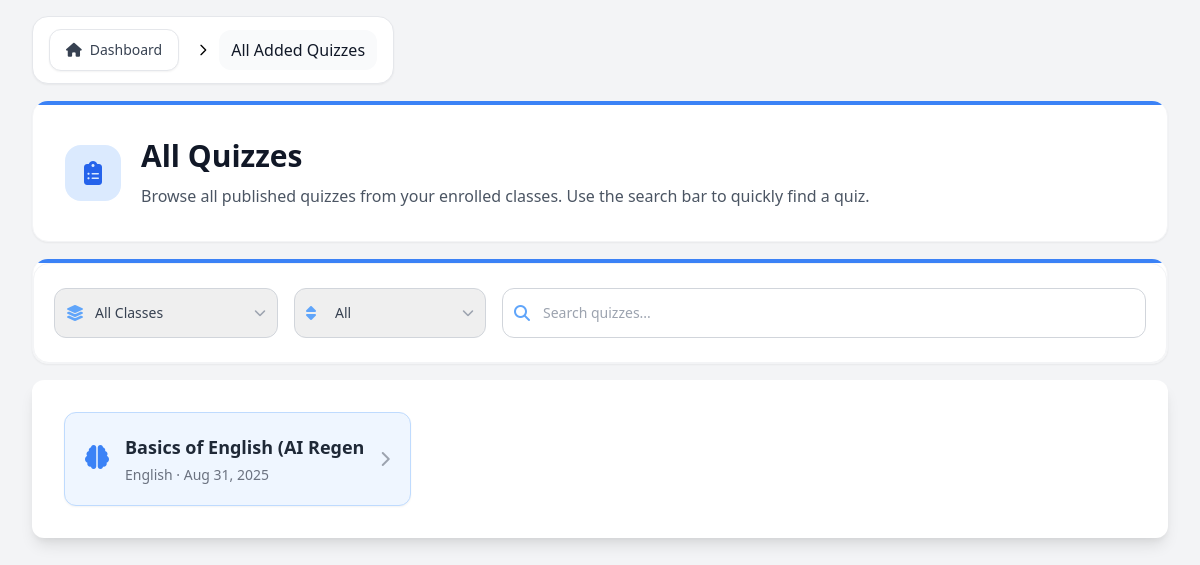
Screenshot of /Students/Contents/Pages/dashboardAllQuizzes.php (signed in) with the database file from the repository.
### tables this page shows
CREATE TABLE `quizzes_tb` (
  `quiz_id` int(11) NOT NULL,
  `class_id` int(11) NOT NULL,
  `th_id` varchar(255) NOT NULL,
  `quiz_title` varchar(255) NOT NULL,
  `quiz_description` text DEFAULT NULL,
  `quiz_topic` varchar(255) DEFAULT NULL,
  `time_limit` int(11) NOT NULL DEFAULT 30,
  `points_per_question` int(11) NOT NULL DEFAULT 1,
  `shuffle_questions` tinyint(1) NOT NULL DEFAULT 0,
  `show_results` tinyint(1) NOT NULL DEFAULT 1,
  `allow_retakes` tinyint(1) NOT NULL DEFAULT 0,
  `status` enum('draft','published','archived') NOT NULL DEFAULT 'draft',
  `created_at` timestamp NOT NULL DEFAULT current_timestamp(),
  `updated_at` timestamp NOT NULL DEFAULT current_timestamp() ON UPDATE current_timestamp(),
  `parent_quiz_id` int(11) DEFAULT NULL,
  `quiz_type` varchar(50) DEFAULT 'manual'
);

CREATE TABLE `teacher_classes_tb` (
  `class_id` int(11) NOT NULL,
  `th_id` varchar(255) NOT NULL,
  `class_name` varchar(255) NOT NULL,
  `class_code` varchar(10) NOT NULL,
  `class_description` text DEFAULT NULL,
  `grade_level` varchar(20) NOT NULL,
  `strand` varchar(50) DEFAULT NULL,
  `status` enum('active','inactive','archived') NOT NULL DEFAULT 'active',
  `created_at` timestamp NOT NULL DEFAULT current_timestamp(),
  `updated_at` timestamp NOT NULL DEFAULT current_timestamp() ON UPDATE current_timestamp()
);

### Students/Functions/studentDashboardFunction.php (called while the page is built, shortened)
<?php
include_once '../../../Connection/conn.php';
$user_email = $_SESSION['user_email'];
$studentId = null;
$query = "SELECT st_id FROM students_profiles_tb WHERE st_email = ?";
$stmt = $conn->prepare($query);
$stmt->bind_param("s", $user_email);
$stmt->execute();
$result = $stmt->get_result();
if ($result->num_rows > 0) {
    $row = $result->fetch_assoc();
    $studentId = $row['st_id'];
}
function getSubjectFromClassName($className) {
    $classNameLower = strtolower($className);
    $subjectKeywords = [
        'english' => 'English',
        'math' => 'Math',
        'science' => 'Science',
        'history' => 'History',
        'arts' => 'Arts',
        'pe' => 'PE',
        'ict' => 'ICT',
        'home economics' => 'Home Economics',
    ];
    foreach ($subjectKeywords as $keyword => $subject) {
        if (strpos($classNameLower, $keyword) !== false) {
            return $subject;
        }
    }
    return 'Default';
}
$enrolledClasses = [];
if ($studentId) {
    $classQuery = "SELECT DISTINCT
                       tc.*,
                       (SELECT COUNT(DISTINCT ce.st_id) FROM class_enrollments_tb ce WHERE ce.class_id = tc.class_id AND ce.status = 'active') AS student_count,
                       (SELECT COUNT(q.quiz_id) FROM quizzes_tb q WHERE q.class_id = tc.class_id AND q.status = 'published' AND q.quiz_type != '1') AS quiz_count
                   FROM teacher_classes_tb tc
                   INNER JOIN class_enrollments_tb ce_main ON tc.class_id = ce_main.class_id
                   WHERE ce_main.st_id = ? AND tc.status = 'active'
                   ORDER BY tc.created_at DESC";
    $classStmt = $conn->prepare($classQuery);
    $classStmt->bind_param("s", $studentId);
    $classStmt->execute();
    $classResult = $classStmt->get_result();
    while ($class = $classResult->fetch_assoc()) {
        $class['class_subject'] = getSubjectFromClassName($class['class_name']);
        $enrolledClasses[] = $class;
    }
}
if ($studentId) {
    $classIds = [];
    foreach ($enrolledClasses as $class) {
        $classIds[] = $class['class_id'];
    }
    if (!empty($classIds)) {
        $classIdsStr = implode(',', array_map('intval', $classIds));
    }
}
if (!empty($classIds)) {
    $studentId = $_SESSION['st_id'] ?? null;
}
if (!empty($classIds)) {
    $baseQuizQuery = "SELECT q.quiz_id, q.quiz_title, q.class_id, q.created_at, tc.class_name, q.quiz_type, q.parent_quiz_id
                  FROM quizzes_tb q
                  JOIN teacher_classes_tb tc ON q.class_id = tc.class_id
                  WHERE q.class_id IN ($classIdsStr) AND q.status = 'published' AND q.quiz_type != '1'
                  ORDER BY q.created_at DESC
                  LIMIT 10";
    $baseQuizResult = $conn->query($baseQuizQuery);
    $baseQuizzes = [];
    while ($quiz = $baseQuizResult->fetch_assoc()) {
        $baseQuizzes[] = $quiz;
    }
    $studentAttemptedQuizzesQuery = "
        SELECT DISTINCT quiz_id FROM quiz_attempts_tb
        WHERE st_id = ? AND status = 'completed'
    ";
    $attemptedStmt = $conn->prepare($studentAttemptedQuizzesQuery);
    $attemptedStmt->bind_param("s", $studentId);
    $attemptedStmt->execute();
    $attemptedResult = $attemptedStmt->get_result();
    $attemptedQuizIds = [];
    while ($row = $attemptedResult->fetch_assoc()) {
        $attemptedQuizIds[] = $row['quiz_id'];
    }
    foreach ($baseQuizzes as $baseQuiz) {
        $originalQuizId = $baseQuiz['quiz_id'];
        $aiVersionsQuery = "
            SELECT q.quiz_id FROM quizzes_tb q
            WHERE q.parent_quiz_id = ? AND q.quiz_type = '1' AND q.status = 'published'
            ORDER BY q.created_at DESC
        ";
        $aiVersionsStmt = $conn->prepare($aiVersionsQuery);
        $aiVersionsStmt->bind_param("i", $originalQuizId);
        $aiVersionsStmt->execute();
        $aiVersionsResult = $aiVersionsStmt->get_result();
        $aiVersionIds = [];
        while ($version = $aiVersionsResult->fetch_assoc()) {
            $aiVersionIds[] = $version['quiz_id'];
        }
        $checkedIds = [$originalQuizId];
        $quizChainIds = $aiVersionIds;
        while (!empty($quizChainIds)) {
            $currentId = array_shift($quizChainIds);
            $checkedIds[] = $currentId;
            $childrenQuery = "
                SELECT quiz_id FROM quizzes_tb
                WHERE parent_quiz_id = ? AND quiz_type = '1' AND status = 'published'
            ";
            $childrenStmt = $conn->prepare($childrenQuery);
            $childrenStmt->bind_param("i", $currentId);
            $childrenStmt->execute();
            $childrenResult = $childrenStmt->get_result();
            while ($child = $childrenResult->fetch_assoc()) {
                if (!in_array($child['quiz_id'], $checkedIds)) {
                    $quizChainIds[] = $child['quiz_id'];
                    $aiVersionIds[] = $child['quiz_id'];
                }
            }
        }
        $studentAiAttempts = array_intersect($aiVersionIds, $attemptedQuizIds);
        if (!empty($studentAiAttempts)) {
            $latestAiQuery = "
                SELECT q.*, tc.class_name FROM quizzes_tb q
                JOIN teacher_classes_tb tc ON q.class_id = tc.class_id
                JOIN quiz_attempts_tb a ON q.quiz_id = a.quiz_id
                WHERE q.quiz_id IN (" . implode(',', array_map('intval', $studentAiAttempts)) . ")
                AND a.st_id = ?
                ORDER BY q.created_at DESC
                LIMIT 1
            ";
            $latestAiStmt = $conn->prepare($latestAiQuery);
            $latestAiStmt->bind_param("s", $studentId);
            $latestAiStmt->execute();
            $latestAiResult = $latestAiStmt->get_result();
        }
    }
}
?>

### Students/Contents/Dashboard/dashboardQuizzesIncludes/dashboardQuizzesList.php (the view, shortened to what this page needs)
<div class="bg-white shadow-lg rounded-xl p-6 sm:p-8">
    <?php if ($totalItems): ?>
        <ul id="quizList" class="grid grid-cols-1 sm:grid-cols-2 lg:grid-cols-3 gap-4">
            <?php
            foreach ($paginatedQuizzes as $quiz):
                $isPersonalized = isset($quiz['quiz_type']) && $quiz['quiz_type'] == '1';
            ?>
                <li>
                    <a href="../Pages/classDetails.php?class_id=<?php echo $quiz['class_id']; ?>#quiz-<?php echo $quiz['quiz_id']; ?>"
                        class="quiz-card flex items-center gap-4 <?php echo $isPersonalized ? 'bg-blue-50 hover:bg-blue-100 border-blue-200' : 'bg-white hover:bg-gray-100 border-blue-100'; ?> rounded-xl p-5 transition-all duration-200 ease-in-out group border shadow-sm h-full">
                        <div class="flex-shrink-0">
                            <i class="<?php echo $isPersonalized ? 'fas fa-brain text-blue-500' : 'fas fa-clipboard-list text-blue-500'; ?> text-2xl"></i>
                        </div>
                        <div class="flex-1 min-w-0">
                            <div class="text-lg font-semibold text-gray-800 group-hover:text-blue-700 transition-colors duration-200 truncate flex items-center gap-2">
                                <?php echo htmlspecialchars($quiz['quiz_title']); ?>
                            </div>
                            <div class="text-sm text-gray-500 mt-1 truncate">
                                <?php echo htmlspecialchars($quiz['class_name']); ?> &middot; <?php echo date('M d, Y', strtotime($quiz['created_at'])); ?>
                            </div>
                        </div>
                        <i class="fas fa-chevron-right text-gray-400 group-hover:text-blue-600 transition-colors duration-200 ml-auto"></i>
                    </a>
                </li>
            <?php endforeach; ?>
        </ul>
</div>
<?php endif; ?>

### Students/Contents/Pages/dashboardAllQuizzes.php (style rules this page uses)
.quiz-card { transition: box-shadow 0.2s, transform 0.2s; }

### rows the page displays
quizzes_tb: quiz_title "Basics of English (AI Reg…", class.class_name "English", created_at "Aug 31, 2025"
